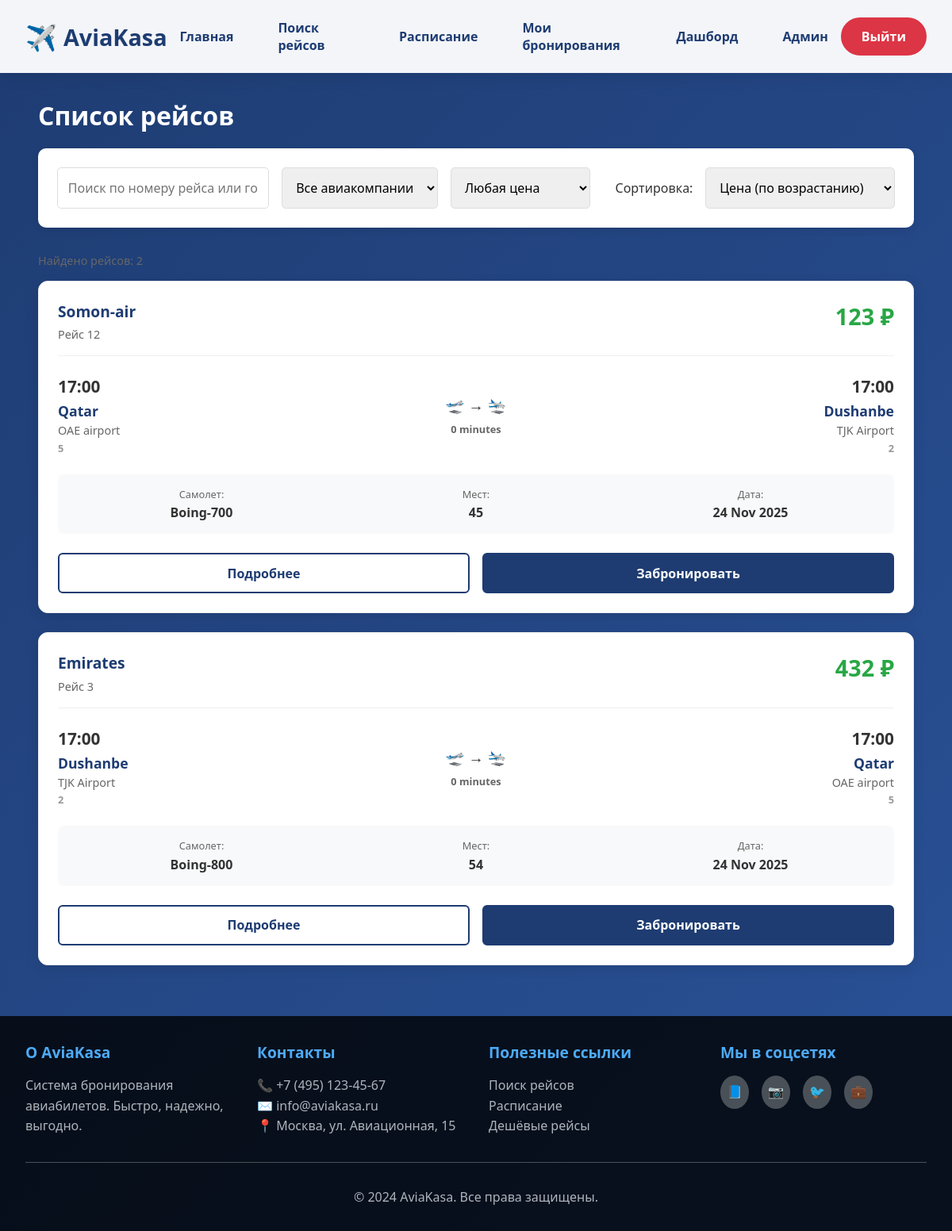
Screenshot of /flight/ (signed in) with the database file from the repository.
### admin_tikket/models.py (models this page shows, shortened)
class Flights(models.Model):
    airline_id = models.ForeignKey(Airline,on_delete=models.CASCADE)
    aircraft_id = models.ForeignKey(Aircraft,on_delete=models.CASCADE)
    flight_number = models.IntegerField()
    departure_airport = models.ForeignKey(Airport, on_delete=models.CASCADE ,related_name='departures')
    arrival_airport = models.ForeignKey(Airport , on_delete=models.CASCADE ,related_name='arrivals')
    departure_time = models.DateTimeField(auto_now_add=True)
    arrival_time = models.DateTimeField(auto_now_add=True)
    base_price = models.IntegerField()
    image = models.ImageField()

class Airline(models.Model):
    name = models.CharField(max_length=100)
    code = models.IntegerField()
    logo = models.ImageField()

class Airport(models.Model):
    code = models.IntegerField()
    name = models.CharField(max_length=200,unique=True)
    country = models.CharField(max_length=100)
    city = models.CharField(max_length=100)

class Aircraft(models.Model):
    model_plane = models.CharField(max_length=100)
    seat_count = models.IntegerField()

### admin_tikket/views.py (the view)
# urls.py: path("flight/", flight_list_views, name='flight_list'),
def flight_list_views(request):
    flights = Flights.objects.all().order_by('departure_time')
    return render(request, 'flight_list.html', {
        'flights': flights
    })

### template/flight_list.html (shortened to what this page needs)
{% extends 'base.html' %}
{% block main %}
<div class="flights-container">
    <h1 style="color: white; margin-bottom: 20px;">Список рейсов</h1>
    <div class="filters-section">
        <div class="filter-options">
            <input type="text" id="searchInput" placeholder="Поиск по номеру рейса или городу...">
            <select id="airlineFilter">
                <option value="">Все авиакомпании</option>
            </select>
            <select id="priceFilter">
                <option value="">Любая цена</option>
            </select>
        </div>
        <div class="sort-options">
            <label>Сортировка:</label>
            <select id="sortSelect">
                <option value="price_asc">Цена (по возрастанию)</option>
            </select>
        </div>
    </div>
    <div class="flights-stats">
        <p>Найдено рейсов: <span id="flightsCount">{{ flights.count }}</span></p>
    </div>
    <div class="flights-grid" id="flightsGrid">
        {% for flight in flights %}
        <div class="flight-card"
             data-airline="{{ flight.airline_id.name }}"
             data-price="{{ flight.base_price }}"
             data-time="{{ flight.departure_time|date:'U' }}"
             data-search="{{ flight.flight_number }} {{ flight.departure_airport.city }} {{ flight.arrival_airport.city }} {{ flight.airline_id.name }}">
            <div class="flight-header">
                <div class="flight-number">
                    <h3>{{ flight.airline_id.name }}</h3>
                    <span class="flight-code">Рейс {{ flight.flight_number }}</span>
                </div>
                <div class="flight-price">
                    {{ flight.base_price }} ₽
                </div>
            </div>
            <div class="flight-route">
                <div class="route-point departure">
                    <div class="time">{{ flight.departure_time|date:"H:i" }}</div>
                    <div class="city">{{ flight.departure_airport.city }}</div>
                    <div class="airport">{{ flight.departure_airport.name }}</div>
                    <div class="code">{{ flight.departure_airport.code }}</div>
                </div>
                <div class="route-line">
                    <div class="duration">🛫 → 🛬</div>
                    <div class="flight-duration">
                        {% with duration=flight.arrival_time|timeuntil:flight.departure_time %}
                            {{ duration }}
                        {% endwith %}
                    </div>
                </div>
                <div class="route-point arrival">
                    <div class="time">{{ flight.arrival_time|date:"H:i" }}</div>
                    <div class="city">{{ flight.arrival_airport.city }}</div>
                    <div class="airport">{{ flight.arrival_airport.name }}</div>
                    <div class="code">{{ flight.arrival_airport.code }}</div>
                </div>
            </div>
            <div class="flight-details">
                <div class="detail-item">
                    <span class="label">Самолет:</span>
                    <span class="value">{{ flight.aircraft_id.model_plane }}</span>
                </div>
                <div class="detail-item">
                    <span class="label">Мест:</span>
                    <span class="value">{{ flight.aircraft_id.seat_count }}</span>
                </div>
                <div class="detail-item">
                    <span class="label">Дата:</span>
                    <span class="value">{{ flight.departure_time|date:"d M Y" }}</span>
                </div>
            </div>
            <div class="flight-actions">
                <a href="{% url 'flight_detail' flight.id %}" class="btn btn-outline">Подробнее</a>
                <a href="{% url 'book_flight' flight.id %}" class="btn btn-primary">Забронировать</a>
            </div>
        </div>
        {% endfor %}
    </div>
</div>
{% endblock %}

### template/base.html (style rules this page uses)
* { margin: 0; padding: 0; box-sizing: border-box; font-family: 'Segoe UI', Tahoma, Geneva, Verdana, sans-serif; }
body { background: linear-gradient(135deg, #1e3c72 0%, #2a5298 100%); color: #333; min-height: 100vh; display: flex; flex-direction: column; }

### template/flight_list.html (style rules this page uses)
.flights-container { max-width: 1200px; margin: 0 auto; padding: 0 1rem; }
.filters-section { background: white; padding: 1.5rem; border-radius: 10px; box-shadow: 0 3px 10px rgba(0,0,0,0.1); margin-bottom: 2rem; display: flex; justify-content: between; gap: 2rem; flex-wrap: wrap; }
.filter-options { display: flex; gap: 1rem; flex: 2; flex-wrap: wrap; }
.sort-options { display: flex; align-items: center; gap: 1rem; flex: 1; justify-content: flex-end; }
#searchInput, #airlineFilter, #priceFilter, #sortSelect { padding: 0.8rem; border: 1px solid #ddd; border-radius: 5px; font-size: 1rem; min-width: 150px; }
#searchInput { flex: 1; min-width: 200px; }
.flights-stats { margin-bottom: 1rem; color: #666; font-size: 0.9rem; }
.flights-grid { display: grid; gap: 1.5rem; margin-bottom: 2rem; }
.flight-card { background: white; border-radius: 12px; box-shadow: 0 4px 15px rgba(0,0,0,0.1); padding: 1.5rem; transition: all 0.3s ease; border: 1px solid #f0f0f0; }
.flight-header { display: flex; justify-content: space-between; align-items: flex-start; margin-bottom: 1.5rem; padding-bottom: 1rem; border-bottom: 1px solid #f0f0f0; }
.flight-number h3 { margin: 0 0 0.3rem 0; color: #1e3c72; font-size: 1.2rem; }
.flight-code { color: #666; font-size: 0.9rem; }
.flight-price { font-size: 1.8rem; font-weight: bold; color: #28a745; }
.flight-route { display: grid; grid-template-columns: 1fr auto 1fr; gap: 1rem; align-items: center; margin-bottom: 1.5rem; }
.route-point { text-align: center; }
.route-point.departure { text-align: left; }
.route-point.arrival { text-align: right; }
.route-point .time { font-size: 1.3rem; font-weight: bold; color: #333; margin-bottom: 0.3rem; }
.route-point .city { font-size: 1.1rem; font-weight: 600; color: #1e3c72; margin-bottom: 0.2rem; }
.route-point .airport { color: #666; font-size: 0.9rem; margin-bottom: 0.2rem; }
.route-point .code { color: #999; font-size: 0.8rem; font-weight: 600; }
.route-line { text-align: center; }
.duration { font-size: 1.2rem; margin-bottom: 0.5rem; }
.flight-duration { color: #666; font-size: 0.8rem; font-weight: 600; }
.flight-details { display: grid; grid-template-columns: repeat(auto-fit, minmax(120px, 1fr)); gap: 1rem; margin-bottom: 1.5rem; padding: 1rem; background: #f8f9fa; border-radius: 8px; }
.detail-item { display: flex; flex-direction: column; text-align: center; }
.detail-item .label { font-size: 0.8rem; color: #666; margin-bottom: 0.2rem; }
.detail-item .value { font-weight: 600; color: #333; }
.flight-actions { display: flex; gap: 1rem; }
.btn { padding: 0.8rem 1.5rem; border-radius: 6px; text-decoration: none; font-weight: 600; transition: all 0.3s ease; text-align: center; flex: 1; }
.btn-outline { background: transparent; color: #1e3c72; border: 2px solid #1e3c72; }
.btn-primary { background: #1e3c72; color: white; border: 2px solid #1e3c72; }

### rows the page displays
Flights: airline_id.name "Somon-air", flight_number "12", base_price "123", departure_time "17:00", departure_airport.city "Qatar", departure_airport.name "OAE airport", departure_airport.code "5", flight "0 minutes", arrival_time "17:00", arrival_airport.city "Dushanbe", arrival_airport.name "TJK Airport", arrival_airport.code "2", aircraft_id.model_plane "Boing-700", aircraft_id.seat_count "45", departure_time "24 Nov 2025"
Flights: airline_id.name "Emirates", flight_number "3", base_price "432", departure_time "17:00", departure_airport.city "Dushanbe", departure_airport.name "TJK Airport", departure_airport.code "2", flight "0 minutes", arrival_time "17:00", arrival_airport.city "Qatar", arrival_airport.name "OAE airport", arrival_airport.code "5", aircraft_id.model_plane "Boing-800", aircraft_id.seat_count "54", departure_time "24 Nov 2025"

### other values shown
{{ flights.count }} "2"
